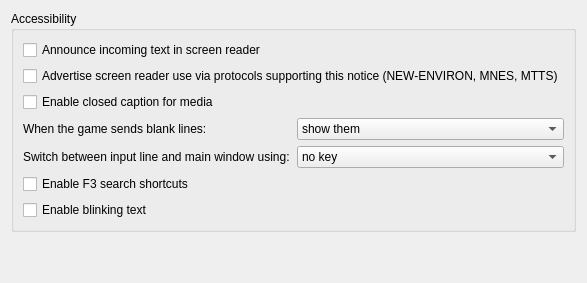
     <widget class="QWidget" name="tab_accessibility">
      <attribute name="title">
       <string>Accessibility</string>
      </attribute>
      <layout class="QVBoxLayout" name="vBoxLayout_tab_accessibility">
       <item>
        <widget class="QGroupBox" name="groupBox_accessibility">
         <property name="title">
          <string>Accessibility</string>
         </property>
         <layout class="QGridLayout" name="gridLayout_groupBox_accessibility">
          <item row="0" column="0" colspan="2">
           <widget class="QCheckBox" name="checkBox_announceIncomingText">
            <property name="toolTip">
             <string>&lt;p&gt;On some platforms, like macOS, the screen reader tool has issues announcing incoming text fully, without skipping. You can opt into disabling announcing new text from the game with this option to use a custom TTS instead which avoids such issues.&lt;/p&gt;</string>
            </property>
            <property name="accessibleDescription">
             <string>When checked, Mudlet announces incoming game text through the system screen reader. On some platforms such as macOS the system screen reader may skip text; if that happens, uncheck this and use a custom TTS solution instead.</string>
            </property>
            <property name="text">
             <string>Announce incoming text in screen reader</string>
            </property>
           </widget>
          </item>
          <item row="1" column="0" colspan="2">
           <widget class="QCheckBox" name="checkBox_advertiseScreenReader">
            <property name="text">
             <string>Advertise screen reader use via protocols supporting this notice (NEW-ENVIRON, MNES, MTTS)</string>
            </property>
           </widget>
          </item>
          <item row="2" column="0" colspan="2">
           <widget class="QCheckBox" name="checkBox_enableClosedCaption">
            <property name="text">
             <string>Enable closed caption for media</string>
            </property>
           </widget>
          </item>
          <item row="3" column="0">
           <widget class="QLabel" name="label_blankLinesBehaviour">
            <property name="text">
             <string>When the game sends blank lines:</string>
            </property>
            <property name="buddy">
             <cstring>comboBox_blankLinesBehaviour</cstring>
            </property>
           </widget>
          </item>
          <item row="3" column="1">
           <widget class="QComboBox" name="comboBox_blankLinesBehaviour">
            <item>
             <property name="text">
              <string>show them</string>
             </property>
            </item>
            <item>
             <property name="text">
              <string>hide them</string>
             </property>
            </item>
            <item>
             <property name="text">
              <string>replace with a space</string>
             </property>
            </item>
           </widget>
          </item>
          <item row="4" column="0">
           <widget class="QLabel" name="label_caretModeKey">
            <property name="text">
             <string>Switch between input line and main window using:</string>
            </property>
            <property name="buddy">
             <cstring>comboBox_caretModeKey</cstring>
            </property>
           </widget>
          </item>
          <item row="4" column="1">
           <widget class="QComboBox" name="comboBox_caretModeKey">
            <property name="toolTip">
             <string>&lt;p&gt;In caret mode, hyperlinks in the main window can be navigated with &lt;b&gt;Ctrl+]&lt;/b&gt; (next link) and &lt;b&gt;Ctrl+[&lt;/b&gt; (previous link), activated with &lt;b&gt;Enter&lt;/b&gt; or &lt;b&gt;Space&lt;/b&gt;, and their context menu opened with the &lt;b&gt;Menu&lt;/b&gt; key or &lt;b&gt;Shift+F10&lt;/b&gt;. Press &lt;b&gt;Ctrl+End&lt;/b&gt; to jump to the latest content (Mac: &lt;b&gt;Ctrl+Fn+Right Arrow&lt;/b&gt;) or &lt;b&gt;Ctrl+Home&lt;/b&gt; to jump to the start (Mac: &lt;b&gt;Ctrl+Fn+Left Arrow&lt;/b&gt;). Choosing &lt;b&gt;Ctrl+Tab&lt;/b&gt; or &lt;b&gt;F6&lt;/b&gt; here keeps plain &lt;b&gt;Tab&lt;/b&gt; available for stepping through links.&lt;/p&gt;</string>
            </property>
            <property name="accessibleDescription">
             <string>In caret mode, navigate hyperlinks with Ctrl+] for the next link and Ctrl+[ for the previous link, activate the focused link with Enter or Space, and open its menu with the Menu key or Shift+F10. Press Ctrl+End to jump to the latest content or Ctrl+Home to jump to the start of the buffer.</string>
            </property>
            <item>
             <property name="text">
              <string>no key</string>
             </property>
            </item>
            <item>
             <property name="text">
              <string>Tab</string>
             </property>
            </item>
            <item>
             <property name="text">
              <string>Ctrl+Tab</string>
             </property>
            </item>
            <item>
             <property name="text">
              <string>F6</string>
             </property>
            </item>
           </widget>
          </item>
          <item row="5" column="0" colspan="2">
           <widget class="QCheckBox" name="checkBox_f3SearchEnabled">
            <property name="toolTip">
             <string>&lt;p&gt;Enable F3 and Shift+F3 shortcuts for searching up and down in the buffer.&lt;/p&gt;</string>
            </property>
            <property name="accessibleDescription">
             <string>Enable F3 and Shift+F3 shortcuts for searching up and down in the buffer.</string>
            </property>
            <property name="text">
             <string>Enable F3 search shortcuts</string>
            </property>
           </widget>
          </item>
          <item row="6" column="0" colspan="2">
           <widget class="QCheckBox" name="checkBox_enableBlinkText">
            <property name="toolTip">
             <string>&lt;p&gt;When enabled, text with the blinking attribute (SGR codes 5 and 6) is displayed with a smooth pulsing effect. When disabled, blinking text is shown in italics instead.&lt;/p&gt;</string>
            </property>
            <property name="accessibleDescription">
             <string>When enabled, text with the blinking attribute (SGR codes 5 and 6) is displayed with a smooth pulsing effect. When disabled, blinking text is shown in italics instead.</string>
            </property>
            <property name="text">
             <string>Enable blinking text</string>
            </property>
           </widget>
          </item>
         </layout>
        </widget>
       </item>
       <item>
        <spacer name="verticalSpacer_accessibility">
         <property name="orientation">
          <enum>Qt::Orientation::Vertical</enum>
         </property>
         <property name="sizeType">
          <enum>QSizePolicy::Policy::Expanding</enum>
         </property>
         <property name="sizeHint" stdset="0">
          <size>
           <width>20</width>
           <height>40</height>
          </size>
         </property>
        </spacer>
       </item>
      </layout>
     </widget>
